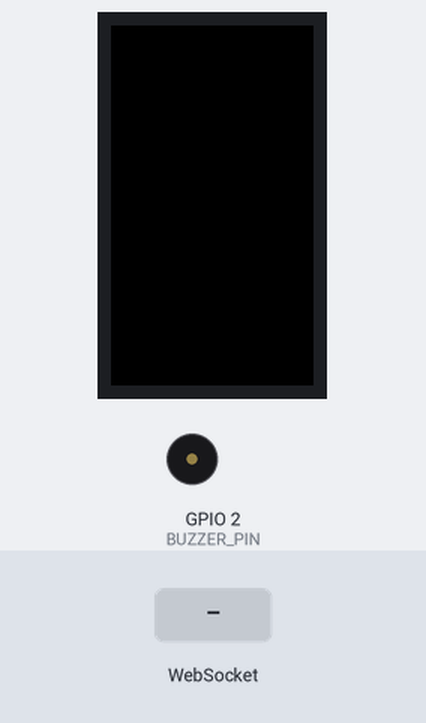
A sketch run on a simulated ESP32. On the bench: 240×135 colour display, buzzer (waves = sounding). Inputs (shaded band) come from the test bench. WiFi joins after 1.5 s; servers stay silent unless stated; what the sketch prints to the serial monitor is not drawn.

Above: at 3.5 s.
3.6 s: WebSocket text "1" received
At 5.3 s:
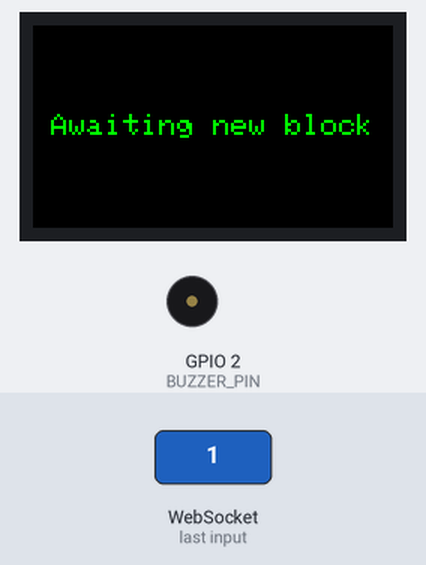
Timing chart, 0 to 6.8 s (numbered marks = the images above; inputs shaded):
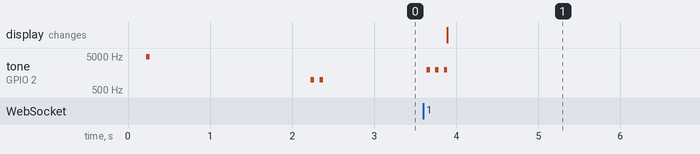

The sketch:

main.ino
```cpp
// #include <ESP8266WiFi.h>     // For ESP8266
#include <WiFi.h> // For ESP32
#include <WebSocketsClient.h>
#include <TFT_eSPI.h>
#include <SPI.h>
#include <ArduinoJson.h>

#define BUZZER_PIN 2      // Connect the piezo buzzer to this GPIO pin.
#define CLICK_DURATION 10 // Duration in milliseconds.

const char *ssid = "[SSID]";
const char *password = "[PASSWD]";

WebSocketsClient webSocket;

// setup ttgo tft
TFT_eSPI tft = TFT_eSPI(135, 240);


void setup()
{
  Serial.begin(115200);

  pinMode(BUZZER_PIN, OUTPUT); // Set the buzzer pin as an output.

  // init tft
  tft.init();
  tft.setRotation(1);
  tft.fillScreen(TFT_BLACK);
  tft.setTextSize(2);
  tft.setTextColor(TFT_GREEN);

  // click buzzer at boot
  click(100);

  // Connect to Wi-Fi
  Serial.println("Connecting to WiFi...");
  WiFi.begin(ssid, password);
  while (WiFi.status() != WL_CONNECTED)
  {
    delay(1000);
    Serial.println(".");
  }
  Serial.println("Connected to WiFi!");
  // beep
  click(500);
  delay(100);
  click(500);

  // Setup WebSocket
  webSocket.beginSSL("mempool.space", 443, "/api/v1/ws");
  webSocket.onEvent(webSocketEvent);
}

unsigned long lastPingTime = 0;
const unsigned long pingInterval = 10000;  // 10 seconds
bool awaitingPong = false;

void loop()
{
  webSocket.loop();

  if (millis() - lastPingTime > pingInterval) {
        // Send a PING frame
        webSocket.sendPing();
        awaitingPong = true;
        lastPingTime = millis();
  }
}

void click(int period)
{
  Serial.println("NEW BLOCK Click!");
  for (int i = 0; i < CLICK_DURATION; i++)
  {
    digitalWrite(BUZZER_PIN, HIGH);
    delayMicroseconds(period); // Half period of 1000Hz tone.
    digitalWrite(BUZZER_PIN, LOW);
    delayMicroseconds(period); // Other half period of 1000Hz tone.
  }
}

void webSocketEvent(WStype_t type, uint8_t *payload, size_t length)
{
  switch (type)
  {
  case WStype_DISCONNECTED:
    Serial.println("Disconnected!");
    // Attempt to reconnect
    webSocket.beginSSL("mempool.space", 443, "/api/v1/ws");
    break;
  case WStype_CONNECTED:
    Serial.println("Connected to WebSocket");
    // Send message on connection
    click(250);
    delay(100);
    click(250);
    delay(100);
    click(250);

    webSocket.sendTXT("{\"action\": \"want\", \"data\": [\"blocks\"]}");
    // tft show "connected"
    tft.fillScreen(TFT_BLACK);
    tft.setTextColor(TFT_GREEN, TFT_BLACK);
    tft.setTextDatum(MC_DATUM);
    tft.setTextSize(2);
    tft.drawString("Awaiting new block",  tft.width() / 2, tft.height() / 2 );

    break;
  case WStype_TEXT:
    Serial.println("Received: ");
    Serial.println((char *)payload);
    // if payload includes the word "block" then click
    if (strstr((char *)payload, "height"))
    {
      click(100);
      // get height from this payload: {"block": {"id":"00000000000000000003390f9da5e76dba42f8b3f147bcfdfc8092b4ba8007ac","height":810613,"version":648273920,"timestamp":1696424982,"bits":386197775,"nonce":1711818532,"difficulty":57321508229258.04,"merkle_root":"2f4d206b4ae8fa000f8a4bca8e204c7cfbe2401e796d19c31587fc5c9e9d8ef1","tx_count":2064,"size":1288841,"weight":3992804,"previousblockhash":"00000000000000000000af83bffb46f1de8a6b22e3822bb6cb0699ce0bd2ee0d","mediantime":1696420600,"stale":false,"extras":{"reward":647328442,"coinbaseRaw":"03755e0c0416641d652f466f756e6472792055534120506f6f6c202364726f70676f6c642f0d01c0361f01000000000000","orphans":[],"medianFee":16.050393700787403,"feeRange":[13.022222222222222,14.733532934131736,16.52953537240252,28.53715775749674,31.137777777777778,40.47144152311877,469.97389033942557],"totalFees":22328442,"avgFee":10823,"avgFeeRate":22,"utxoSetChange":-1647,"avgTxSize":624.29,"totalInputs":7045,"totalOutputs":5398,"totalOutputAmt":1519350914914,"segwitTotalTxs":1755,"segwitTotalSize":718500,"segwitTotalWeight":1711548,"feePercentiles":null,"virtualSize":998201,"coinbaseAddress":"bc1qxhmdufsvnuaaaer4ynz88fspdsxq2h9e9cetdj","coinbaseSignature":"OP_0 OP_PUSHBYTES_20 35f6de260c9f3bdee47524c473a6016c0c055cb9","coinbaseSignatureAscii":"\u0003u^\f\u0004\u0016d\u001de/Foundry USA Pool #dropgold/\r\u0001À6\u001f\u0001\u0000\u0000\u0000\u0000\u0000\u0000","header":"00e0a3260deed20bce9906cbb62b82e3226b8adef146fbbf83af00000000000000000000f18e9d9e5cfc8715c3196d791e40e2fb7c4c208eca4b8a0f00fae84a6b204d2f16641d650fe9041724470866","utxoSetSize":null,"totalInputAmt":null,"pool":{"id":111,"name":"Foundry USA","slug":"foundryusa"},"matchRate":100,"expectedFees":22854570,"expectedWeight":3991874,"similarity":0.9598855088210204}}}
      // parse json
      StaticJsonDocument<1024> doc;
      deserializeJson(doc, (char *)payload);
      // get height
      int height = doc["block"]["height"];
      // show height on tft
      tft.fillScreen(TFT_BLACK);
      tft.setTextColor(TFT_GREEN);
      tft.setTextSize(3);
      tft.drawString(String(height), tft.width() / 2, tft.height() / 2);
    }
    break;
  case WStype_BIN:
  case WStype_ERROR:
  case WStype_FRAGMENT_TEXT_START:
  case WStype_FRAGMENT_BIN_START:
  case WStype_FRAGMENT:
  case WStype_FRAGMENT_FIN:
    // Handle or ignore other cases
    break;
  }
}
```

Measured:
- after the input at 3.6 s, tone on GPIO 2 (BUZZER_PIN): alternates 1969 Hz for 0.04 s and silent for 0.07 s, 6 changes in all, then stays silent, starting at once; the display: changes after 0.29 s (image 1)
- by itself, tone on GPIO 2 (BUZZER_PIN): plays 4808 Hz for 0.04 s, 992 Hz for 0.04 s, 992 Hz for 0.04 s
